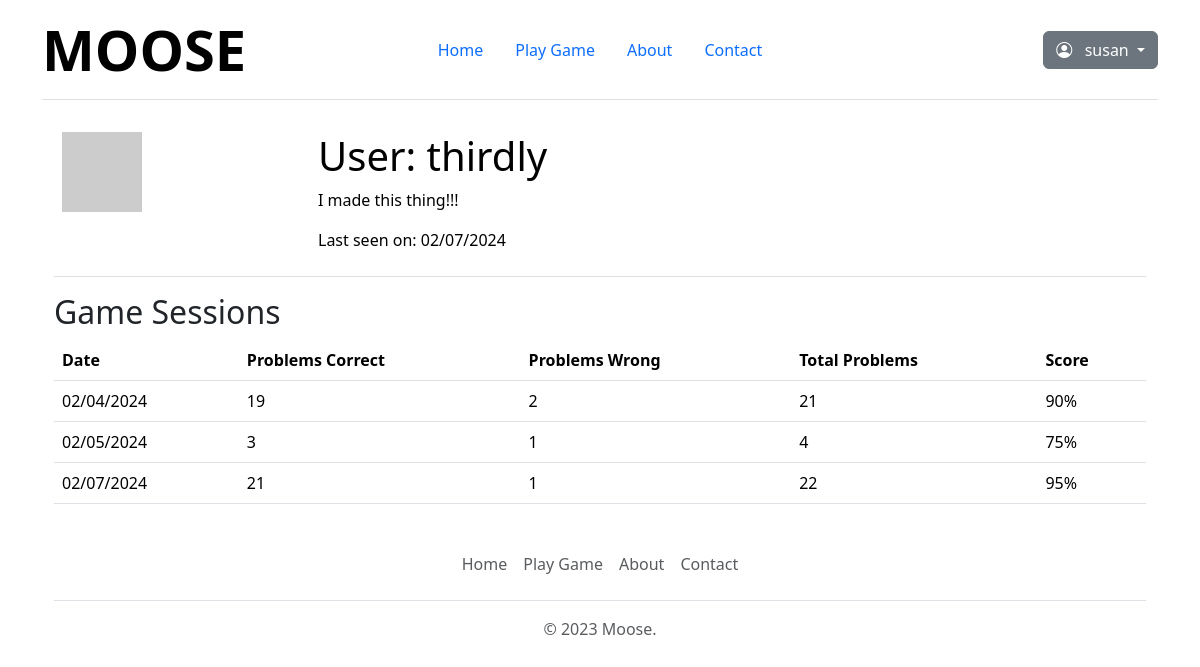
Page /user/thirdly (signed in) on the committed database.
### app/models.py (models this page shows, shortened)
class User(UserMixin, db.Model):
    id: so.Mapped[int] = so.mapped_column(primary_key=True)
    username: so.Mapped[str] = so.mapped_column(
        sa.String(64), index=True, unique=True
    )
    email: so.Mapped[str] = so.mapped_column(
        sa.String(120), index=True, unique=True
    )
    password_hash: so.Mapped[Optional[str]] = so.mapped_column(sa.String(256))
    about_me: so.Mapped[Optional[str]] = so.mapped_column(sa.String(140))
    last_seen: so.Mapped[Optional[datetime]] = so.mapped_column(
        default=lambda: datetime.now(timezone.utc)
    )
    posts: so.WriteOnlyMapped["Post"] = so.relationship(
        back_populates="author"
    )
    def avatar(self, size):
        digest = md5(self.email.lower().encode("utf-8")).hexdigest()
        return f"https://www.gravatar.com/avatar/{digest}?d=identicon&s={size}"
    game_sessions = db.relationship(
        "GameSession", backref="user", lazy="dynamic"
    )

class GameSession(db.Model):
    id = so.mapped_column(sa.Integer, primary_key=True)
    user_id = so.mapped_column(
        sa.Integer, sa.ForeignKey("user.id"), index=True
    )
    session_date = so.mapped_column(
        sa.Date, default=datetime.now(timezone.utc), index=True
    )
    total_problems = so.mapped_column(sa.Integer)
    problems_correct = so.mapped_column(sa.Integer)
    problems_wrong = so.mapped_column(sa.Integer)
    details = so.relationship(
        "GameDetail", back_populates="session", lazy=True
    )

### app/routes.py (the view)
@app.route("/user/<username>")
@login_required
def user(username):
    user = User.query.filter_by(username=username).first_or_404()
    game_sessions = user.game_sessions.order_by(
        GameSession.session_date.desc()
    )
    return render_template("user.html", user=user, game_sessions=game_sessions)

### app/models.py (called while the page is built)
@login.user_loader
def load_user(id):
    return db.session.get(User, int(id))

### app/routes.py (called while the page is built)
@app.before_request
def before_request():
    if current_user.is_authenticated:
        current_user.last_seen = datetime.now(timezone.utc)
        db.session.commit()

### app/templates/user.html (shortened to what this page needs)
{% extends "base.html" %} {% block content %}
<table class="table table-hover">
  <tr>
    <td width="256px"><img src="{{ user.avatar(256) }}" /></td>
    <td>
      <h1>User: {{ user.username }}</h1>
      {% if user.about_me %}
      <p>{{ user.about_me }}</p>
      {% endif %} {% if user.last_seen %}
      <p>Last seen on: {{ user.last_seen.strftime('%m/%d/%Y') }}</p>
      {% endif %}
    </td>
  </tr>
</table>
<h2>Game Sessions</h2>
{% if user.game_sessions %}
<table class="table">
  <thead>
    <tr>
      <th>Date</th>
      <th>Problems Correct</th>
      <th>Problems Wrong</th>
      <th>Total Problems</th>
      <th>Score</th>
    </tr>
  </thead>
  <tbody>
    {% for session in user.game_sessions %}
    <tr>
      <td>{{ session.session_date.strftime('%m/%d/%Y') }}</td>
      <td>{{ session.problems_correct }}</td>
      <td>{{ session.problems_wrong }}</td>
      <td>{{ session.total_problems }}</td>
      <td>
        {{ ((session.problems_correct / session.total_problems) * 100)
        |round|int }}%
      </td>
    </tr>
    {% endfor %}
  </tbody>
</table>
{% else %}
<p>No game sessions found.</p>
{% endif %} {% endblock %}

### app/templates/base.html (shortened to what this page needs)
<!DOCTYPE html>
<html>
  <head>
    <link href="/static/dist/css/bootstrap.min.css" rel="stylesheet" />
    <link
      rel="stylesheet"
      href="https://cdn.jsdelivr.net/npm/bootstrap-icons@1.11.3/font/bootstrap-icons.min.css"
    />
    <link
      rel="stylesheet"
      href="{{ url_for('static', filename='css/style.css') }}"
    />
    <link href="/static/css/headers.css" rel="stylesheet" />
  </head>
  <body>
    <div class="container">
      <nav
        class="d-flex flex-wrap align-items-center justify-content-center justify-content-md-between py-3 mb-4 border-bottom"
      >
        <div class="col-md-3 mb-2 mb-md-0">
          <a
            href="/"
            class="d-inline-flex link-body-emphasis text-decoration-none"
          >
            <span class="display-4 fw-bold">MOOSE</span>
          </a>
        </div>
        <ul
          class="nav nav-pills col-12 col-md-auto mb-2 justify-content-center mb-md-0"
        >
          <li>
            <a
              href="{{ url_for('index') }}"
              class="nav-link{% if request.path == url_for('index') %} active{% endif %}"
              aria-current="page"
              >Home</a
            >
          </li>
          <li>
            <a
              href="{{ url_for('game') }}"
              class="nav-link{% if request.path == url_for('game') %} active{% endif %}"
              aria-current="page"
              >Play Game</a
            >
          </li>
          <li>
            <a
              href="{{ url_for('about') }}"
              class="nav-link{% if request.path == url_for('about') %} active{% endif %}"
              aria-current="page"
              >About</a
            >
          </li>
          <li>
            <a
              href="{{ url_for('contact') }}"
              class="nav-link{% if request.path == url_for('contact') %} active{% endif %}"
              aria-current="page"
              >Contact</a
            >
          </li>
        </ul>
        <div class="col-md-3 text-end">
          {% if current_user.is_anonymous %}
          <ul
            class="nav nav-pills col-12 col-md-auto mb-2 justify-content-end mb-md-0"
          >
            <li>
              <a
                href="{{ url_for('login') }}"
                class="nav-link{% if request.path == url_for('login') %} active{% endif %}"
                aria-current="page"
                >Login</a
              >
            </li>
            <li>
              <a
                href="{{ url_for('register') }}"
                class="nav-link{% if request.path == url_for('register') %} active{% endif %}"
                aria-current="page"
                >Register</a
              >
            </li>
          </ul>
          {% else %}
          <div class="dropdown">
            <a
              class="btn btn-secondary dropdown-toggle"
              href="#"
              role="button"
              id="dropdownMenuLink"
              data-bs-toggle="dropdown"
              aria-expanded="false"
            >
              <i class="bi bi-person-circle"></i> &nbsp; {{
              current_user.username }}
            </a>
          </div>
          {% endif %}
        </div>
      </nav>
      <main class="container">{% block content %}{% endblock %}</main>
      <div class="container">
        <footer class="py-3 my-4">
          <ul class="nav justify-content-center border-bottom pb-3 mb-3">
            <li class="nav-item">
              <a
                href="{{ url_for('index') }}"
                class="nav-link px-2 text-body-secondary"
                >Home</a
              >
            </li>
            <li class="nav-item">
              <a
                href="{{ url_for('game') }}"
                class="nav-link px-2 text-body-secondary"
                >Play Game</a
              >
            </li>
            <li class="nav-item">
              <a
                href="{{ url_for('about') }}"
                class="nav-link px-2 text-body-secondary"
                >About</a
              >
            </li>
            <li class="nav-item">
              <a
                href="{{ url_for('contact') }}"
                class="nav-link px-2 text-body-secondary"
                >Contact</a
              >
            </li>
          </ul>
          <p class="text-center text-body-secondary">&copy; 2023 Moose.</p>
        </footer>
      </div>
    </div>
  </body>
</html>

### rows in the picture
User: username "susan"
User: username "thirdly", about_me "I made this thing!!!", last_seen "02/07/2024"
GameSession: session_date "02/04/2024", problems_correct "19", problems_wrong "2", total_problems "21", problems_correct+total_problems "90"
GameSession: session_date "02/05/2024", problems_correct "3", problems_wrong "1", total_problems "4", problems_correct+total_problems "75"
GameSession: session_date "02/07/2024", problems_correct "21", problems_wrong "1", total_problems "22", problems_correct+total_problems "95"
